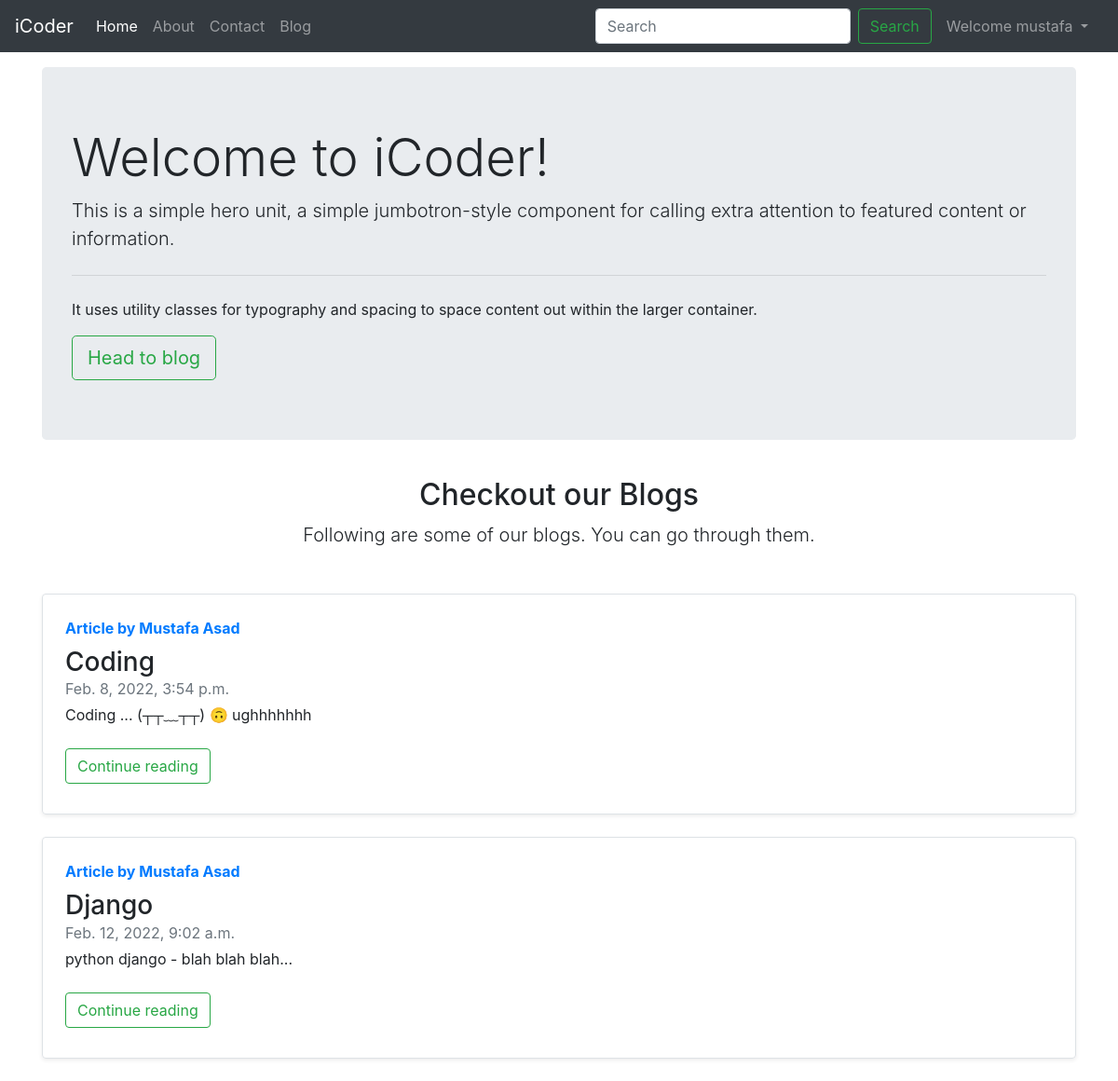
The app's page / (signed in) with its own data.
### blog/models.py (models this page shows, shortened)
class Post(models.Model):
    sno=models.AutoField(primary_key=True)
    title=models.CharField(max_length=100)
    author=models.CharField(max_length=30)
    content=models.TextField()
    timestamp=models.DateTimeField(blank=True)
    slug=models.CharField(max_length=100)
    views=models.IntegerField(default=0)

### home/views.py (the view)
# urls.py: path('', views.home, name='home'),
def home(request):
    allposts=Post.objects.all()
    context={'allposts':allposts}
    return render(request,'home/home.html',context)

### templates/home/home.html (shortened to what this page needs)
{% extends 'base.html' %}
{% block homeactive %}active{% endblock homeactive %}
{% block body %}
<div class="container my-3">
    <div class="jumbotron">
        <h1 class="display-4">Welcome to iCoder!</h1>
        <p class="lead">This is a simple hero unit, a simple jumbotron-style component for calling extra attention to featured content or information.</p>
        <hr class="my-4">
        <p>It uses utility classes for typography and spacing to space content out within the larger container.</p>
        <a class="btn btn-outline-success my-2 my-sm-0 btn-lg" href="/blog" role="button">Head to blog</a>
    </div>
</div>
<div class="py-2 text-center">
    <h2>Checkout our Blogs</h2>
    <p class="lead">Following are some of our blogs. You can go through them.</p>
</div>
<div class="container">
    {% for post in allposts %}
    <div class="row no-gutters border rounded overflow-hidden flex-md-row my-4 shadow-sm h-md-250 position-relative">
        <div class="col p-4 d-flex flex-column position-static">
          <strong class="d-inline-block mb-2 text-primary">Article by {{post.author}} </strong>
          <h3 class="mb-0">{{post.title}} </h3>
          <div class="mb-1 text-muted">{{post.timestamp}} </div>
          <p class="card-text mb-auto"><div class="preview">{{post.content|safe|truncatechars:100}}</div> </p>
          <div class="my-2">
            <a href="/blog/{{post.slug}}" role="button" class="btn btn-outline-success my-2 my-sm-0">Continue reading</a>
          </div>
        </div>
    </div>
    {% endfor %}
</div>
{% endblock body %}

### templates/base.html (shortened to what this page needs)
<!doctype html>
<html lang="en">
<head>
	<link rel="stylesheet" href="https://stackpath.bootstrapcdn.com/bootstrap/4.4.1/css/bootstrap.min.css"
>
</head>
<body>
	<nav class="navbar navbar-expand-lg navbar-dark bg-dark">
		<a class="navbar-brand" href="/">iCoder</a>
		<div class="collapse navbar-collapse" id="navbarSupportedContent">
			<ul class="navbar-nav mr-auto">
				<li class="nav-item {% block homeactive %}{% endblock homeactive %}">
					<a class="nav-link" href="/">Home <span class="sr-only">(current)</span></a>
				</li>
				<li class="nav-item {% block aboutactive %}{% endblock aboutactive %}">
					<a class="nav-link" href="/about">About</a>
				</li>
				<li class="nav-item {% block contactactive %}{% endblock contactactive %}">
					<a class="nav-link" href="/contact">Contact</a>
				</li>
				<li class="nav-item {% block blogactive %}{% endblock blogactive %}">
					<a class="nav-link" href="/blog">Blog</a>
				</li>
			</ul>
			<div class="ml-auto form-inline">
			<form method="get" action="/search" class="form-inline my-2 my-lg-0">
				<input class="form-control mr-sm-2" type="search" placeholder="Search" aria-label="Search" name="query"
					id="query">
				<button class="btn btn-outline-success my-2 my-sm-0" type="submit">Search</button>
				{% if user.is_authenticated %}
				<ul class="navbar-nav form-inline mx-2">
					<li class="nav-item dropdown">
						<a class="nav-link dropdown-toggle" href="#" id="navbarDropdown" role="button" data-toggle="dropdown" aria-haspopup="true" aria-expanded="false">
						  Welcome {{request.user}}
						</a>
					  </li>
				</ul>
				{% endif %}
			</form>
		</div>
		</div>
	</nav>
	{% block body %}{% endblock body %}
</body>
</html>

### records on screen
Post: author "Mustafa Asad", title "Coding", timestamp "Feb. 8, 2022, 3:54 p.m."
Post: author "Mustafa Asad", title "Django", timestamp "Feb. 12, 2022, 9:02 a.m."

### other values on screen
{{ request.user }} "mustafa"
